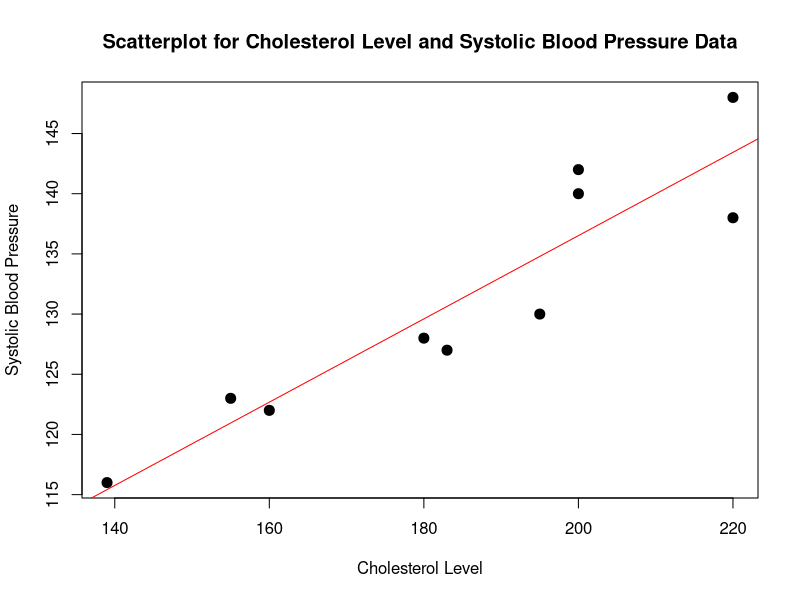
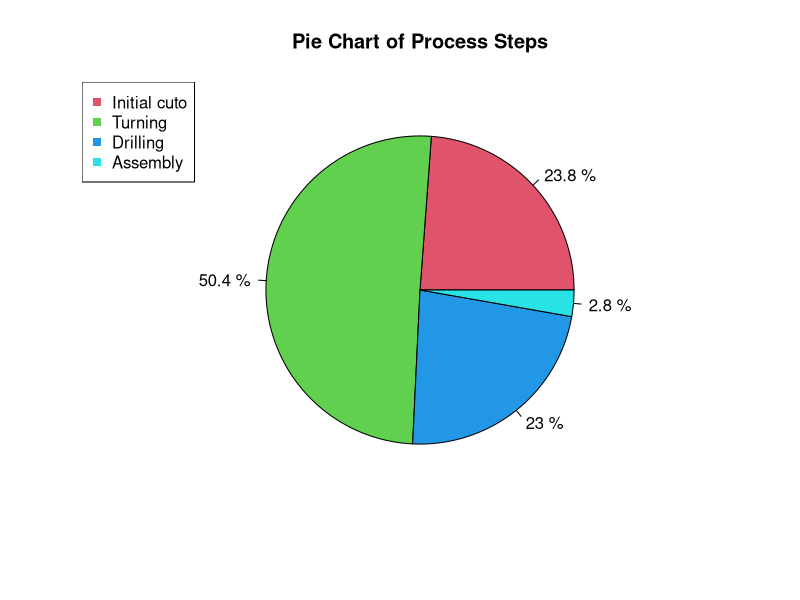
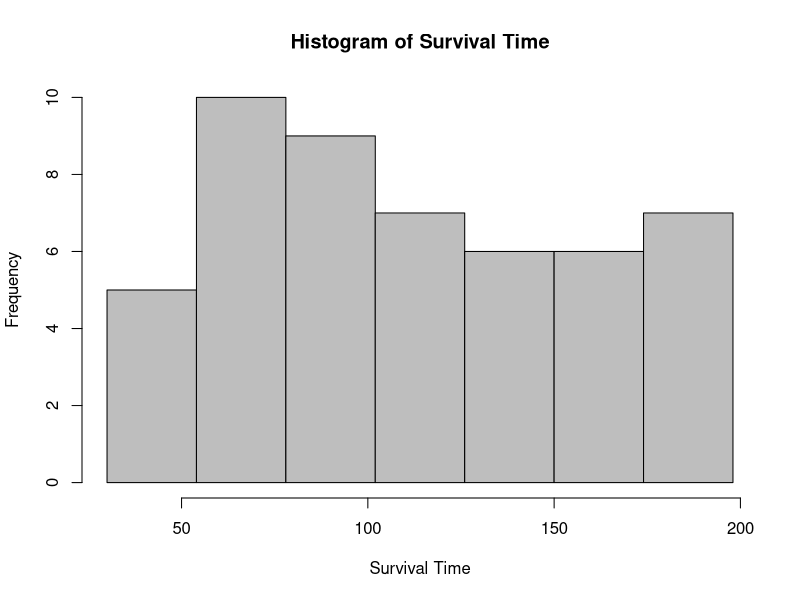
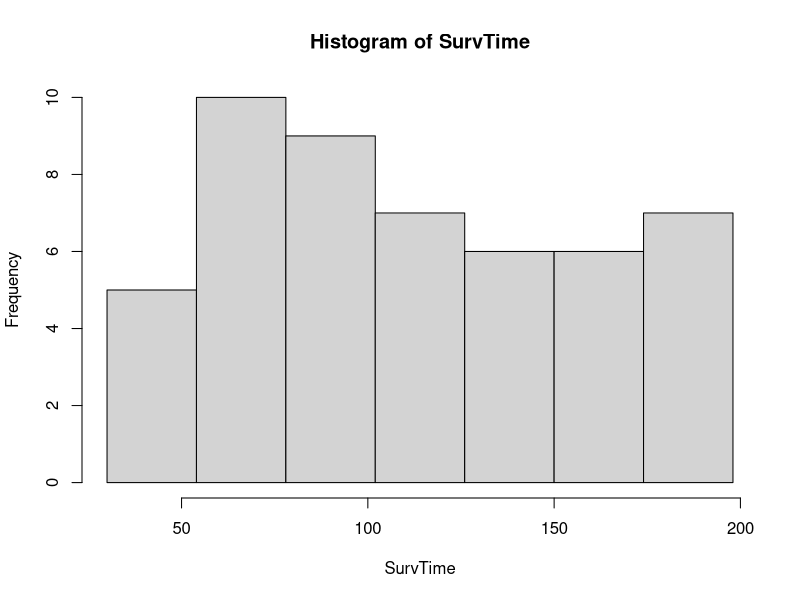
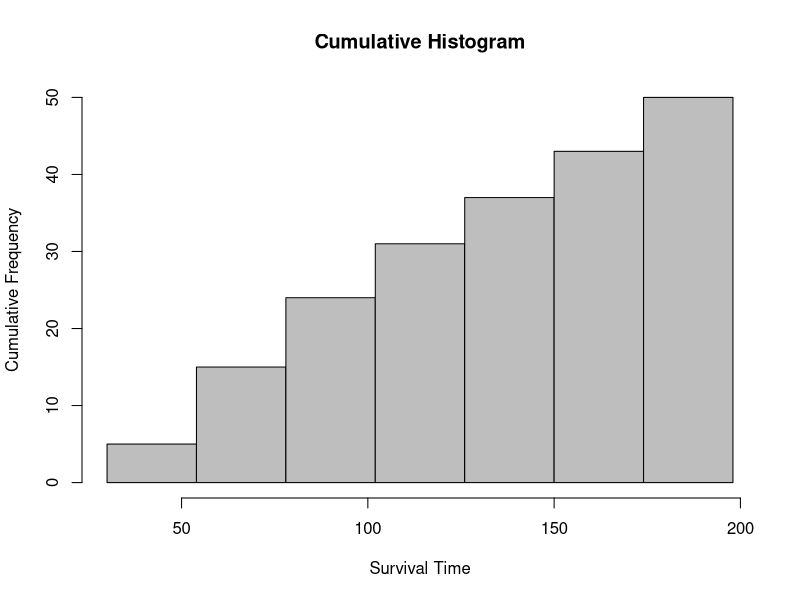
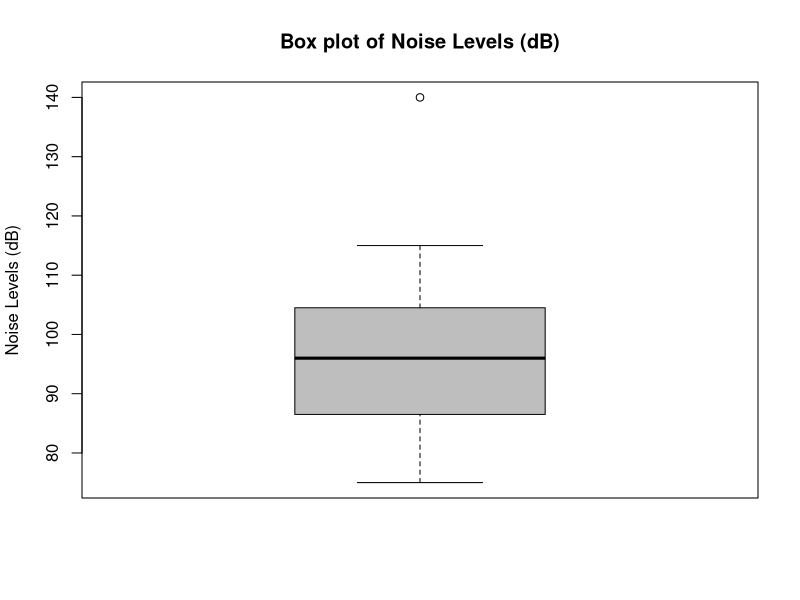
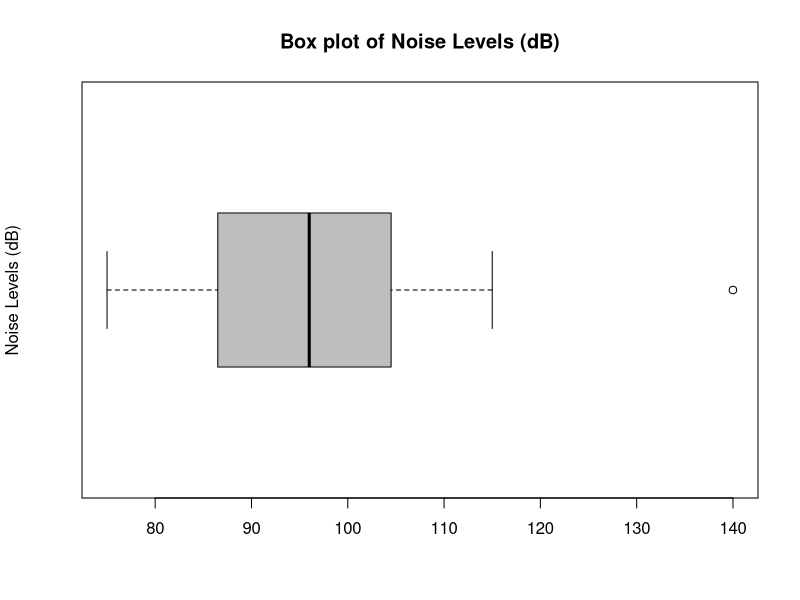
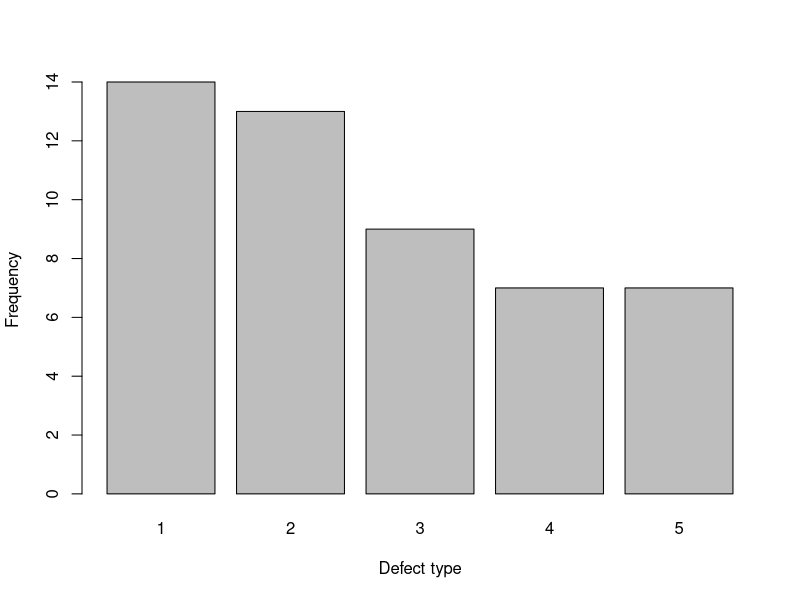

These figures' R source, in order:
##scatter.R
x = c(195,180,220,160,200,220,200,183,139,155)
y = c(130,128,138,122,140,148,142,127,116,123)
#To plot the data in a scatter plot
plot(x, y, pch = 20, cex = 2, main = 'Scatterplot for Cholesterol Level and Systolic Blood Pressure Data', xlab = 'Cholesterol Level', ylab = 'Systolic Blood Pressure')
#To add a trend line
abline(lm(y ~ x), col = 'red')
#To calculate the Pearson correlation coefficient
pearson_cor = cor(x, y)


##pie_chart.R
Freq = c(86, 182, 83, 10)
#To label categories
Process = c('Initial cuto', 'Turning', 'Drilling', 'Assembly')
#To calculate percentages
Percents = round(Freq/sum(Freq)*100,1)
label = paste(Percents, '%', sep=' ') # add % sign to labels
#Pie Chart with percentages
pie(Freq, labels = label, col=c(2,3,4,5), main='Pie Chart of Process Steps')
#To add a legend
legend('topleft', Process, col=c(2,3,4,5), pch=15)








##measures_position.R
x = c(17,12,12,14,15,16,16,16,16,17,17,18,18,18,19,19,20, 20,20,20,20,20,20,20,21,21,21,22,22,23,23,23,24,24,25,26, 26,28,28,28)
#To concatenate resulting mean, standard deviation, variance, and coeficient of variation
 stats = c(mean(x), sd(x), var(x), 100*sd(x)/mean(x))
#To obtain quartiles including min and max
q = quantile(x)
#To obtain the range we find Max-Min
ran = range(x)[2]-range(x)[1]






##histogram.R
SurvTime = c(60,100,130,100,115,30,60,145,75,80,89,57,64,92,87,110,180,195,175,179,159,155,
             146,157,167,174,87,67,73,109,123,135,129,141,154,166,179,37,49,68,74,89,87,109,119,125,56,39,49,190)
#To plot the histogram
hist(SurvTime, breaks=seq(30,198, by=24), main='Histogram of Survival Time', xlab='Survival Time', ylab='Frequency', col='grey', right = FALSE)
#To obtain the cumulative histogram, we replace cell frequencies by their cumulative frequencies
h = hist(SurvTime, breaks=seq(30,198, by=24), right = FALSE)
h$counts = cumsum(h$counts)
#To plot the cumulative histogram
plot(h, main='Cumulative Histogram', xlab='Survival Time', ylab='Cumulative Frequency', col='grey')






##frequency_distribution.R
data =c(4,3,5,3,4,1,2,3,4,3,1,5,3,4,2,1,1,4,5,3,2,5,
        2,5,2,1,2,3,3,2,1,5,3,2,1,1,2,1,2,4,5,3,5,1,3,1,2,1,4,
        1,4,5,4,1,1,2,4,1,4,1,2,4,3,4,1,4,1,4,1,2,1,5,3,1,5,2,
        1,2,3,1,2,2,1,1,2,1,5,3,2,5,5,2,5,3,5,2,3,2,3,5,2,3,5,
        5,2,3,2,5,1,4)

#To get frequencies
data.freq = table(data)
#To combine necessary columns
freq.dist = cbind(data.freq, cumsum(data.freq), 100*cumsum(data.freq)/sum(data.freq))
#To name the table columns
colnames(freq.dist) = c('Frequency','Cum.Frequency','Cum Percentage')
freq.dist






##frequency_distribution_rod.R
#Assign given data to the variable RodData
RodData = c(145,140,120,110,135,150,130,132,137,115,142,115,130,124,139,133,118,127,144 ,143,131,120,117,129,148,130,121,136,133,147,147,128,142,147,152,122,120,145, 126,151)
#To dene the intervals
breaks = seq(110, 152, by=7)
#To assign each observation to its interval
RodData.split = cut(RodData, breaks, right=FALSE)
#To obtain the frequency of data in each class
RodData.freq = table(RodData.split)
#To combine necessary columns
freq.dist = cbind(RodData.freq,100*RodData.freq/ sum(RodData.freq),cumsum(RodData.freq),100*cumsum(RodData.freq )/sum(RodData.freq))
#To name the table columns
colnames(freq.dist) = c('Frequency','Percentage', 'Cum.Frequency','Cum.Percentage')
freq.dist



##boxplots.R
NoiseLevels = c(75,79,80,85,88,89,95,96,97,99,104,105,110,115,140)
#To plot boxplot
boxplot(NoiseLevels, main = 'Box plot of Noise Levels (dB)', ylab = 'Noise Levels (dB)', col ='grey')

boxplot(NoiseLevels, horizontal = TRUE, main = 'Box plot of Noise Levels (dB)', ylab = 'Noise Levels (dB)', col ='grey')






##bar_chart.R

DefectTypes = c(2,1,3,1,2,1,5,4,3,1,2,3,4,3,1,5,2,3,
                1,2,3,5,4,3,1,5,1,4,2,3,2,1,2,5,4,2,4,2,5,1,2,1,2,1,5, 2,1,3,1,4)
#To obtain the frequencies
counts = table(DefectTypes)
#To obtain the bar chart
barplot(counts, xlab='Defect type', ylab='Frequency')
